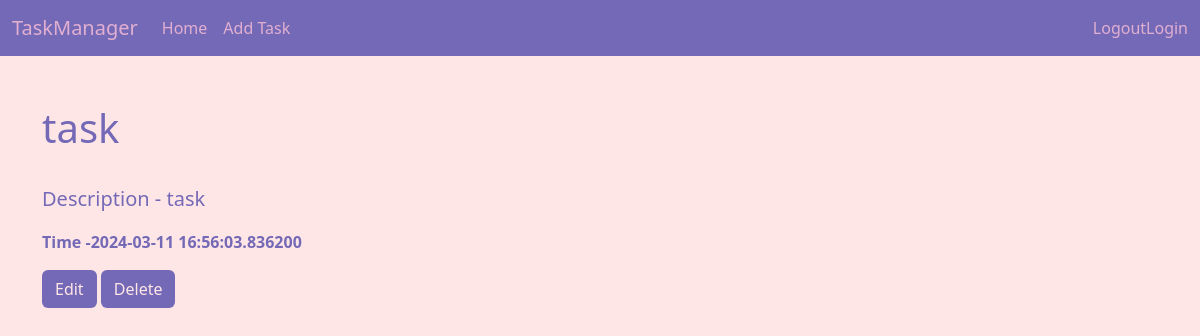
/single_task/6, run on an earlier commit of the app's database.
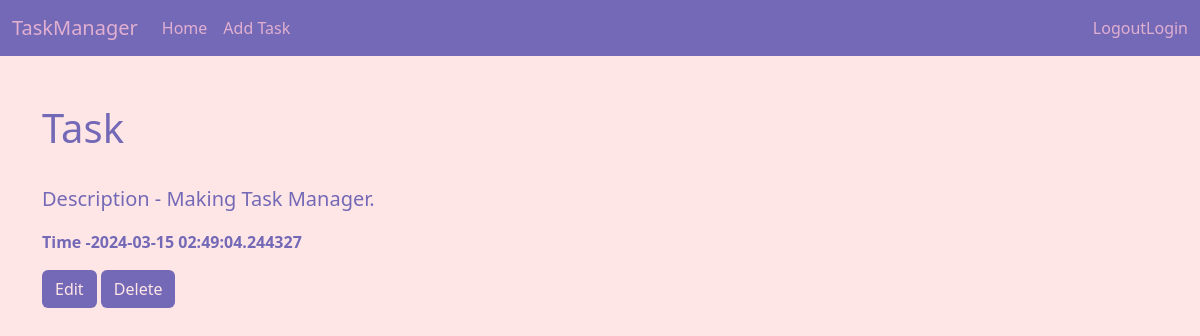
And on a later commit of the database.
### db/__init__.py (models this page shows, shortened)
class Task(Base):
    __tablename__="tasks"
    id=Column(Integer,primary_key=True)
    title=Column(String(100),nullable=False,index=True)
    description=Column(Text(),nullable=False)
    created_at = Column(DateTime, default=datetime.utcnow, nullable=False)
    user_id=Column(Integer(),ForeignKey("users.id"))

### app.py (the view)
@app.route('/single_task/<int:myid>')
def singleTask(myid):
    tasks=tsk.query.filter_by(id=myid).first()
    return render_template('single_task.html',tasks =tasks)

### app.py (called while the page is built)
@app.teardown_appcontext
def shutdown_session(exception=None):
    db_session.remove()

### templates/single_task.html (shortened to what this page needs)
{% extends 'index.html' %}
{% block content %}
<div class="single_task">
    <h1 class="s_task">{{tasks.title}}</h1>
    <p class="s_des"> Description - {{tasks.description}}</p>
    <p>
    <strong class="s_time">Time -{{tasks.created_at}}</strong></p>
    <a href="/update_task/{{tasks.id}}" class=" btn btn_s">Edit</a>
    <a href="/delete_task/{{tasks.id}}" class="btn btn_s">Delete</a>
</div>
{% endblock %}

What changed in the data, as far as the page shows it:
changed Task: title "task" → "Task"; description "task" → "Making Task Manager."; created_at "2024-03-11 16:56:03.836200" → "2024-03-15 02:49:04.244327"
